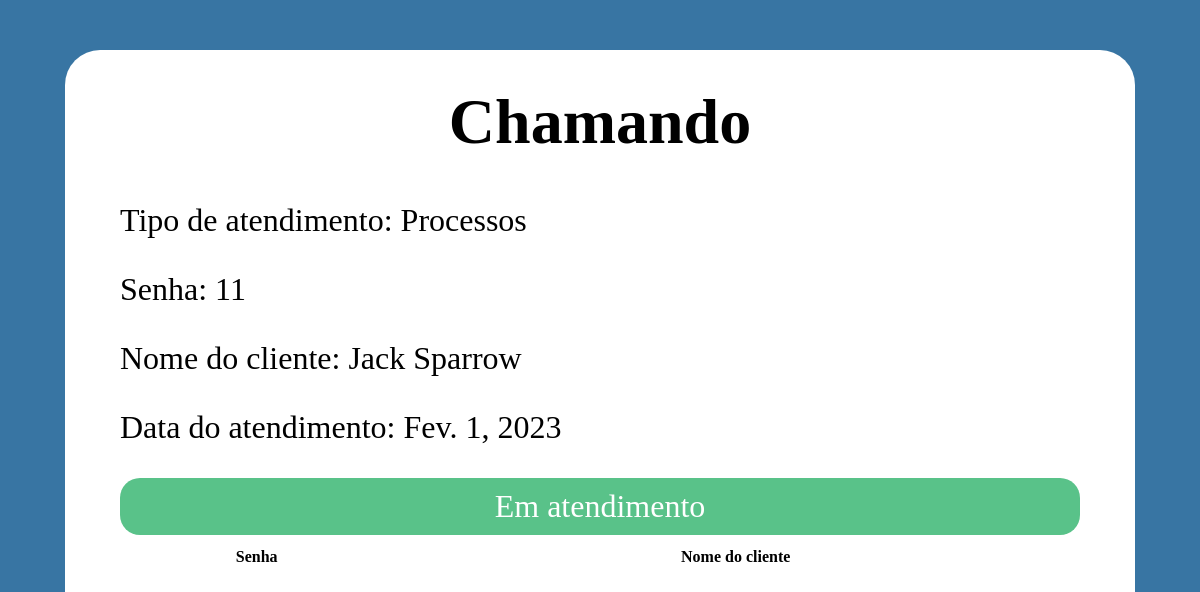
Before: /chamar-proxima-senha/ (signed in) with the older database file.
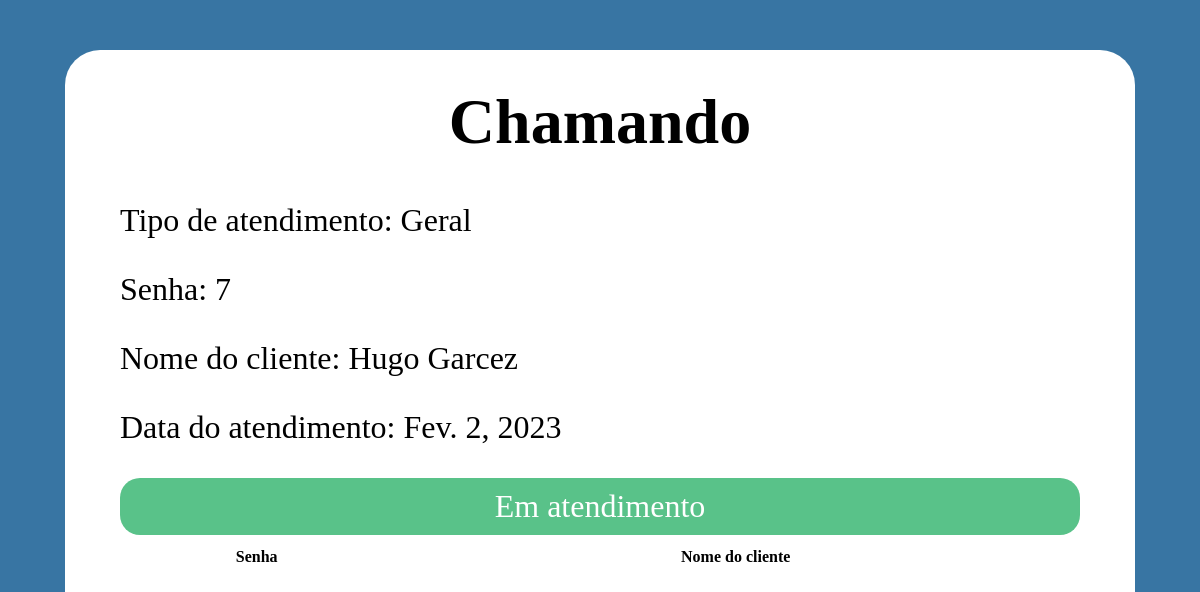
After: the same page with the newer database file.
### atendimento/models.py (models this page shows, shortened)
class Atendimento(models.Model):
    nome_cliente = models.CharField(max_length=255, verbose_name='Digite seu nome')
    data_atendimento = models.DateField(auto_now_add=True)
    status_atendimento = models.CharField(max_length=255, default='fila')
    numero_senha = models.IntegerField()
    atendente = models.ForeignKey(Atendente, on_delete=models.PROTECT, null=True,blank= True)
    tipo_atendimento = models.ForeignKey(TipoAtendimento, on_delete=models.CASCADE)

class TipoAtendimento(models.Model):
    prefixo = models.CharField(max_length=4)
    nome = models.CharField(max_length=100)
    descricao = models.CharField(max_length=255)

### atendimento/views.py (the view)
# urls.py: path('chamar-proxima-senha/', views.chamar_proxima_senha, name='chamar_proxima_senha'),
@login_required
def chamar_proxima_senha(request):
    atendente = Atendente.objects.get(user=request.user)
    try:
        senha_atual = Atendimento.objects.filter(status_atendimento='fila', tipo_atendimento = atendente.tipo_atendimento).order_by('data_atendimento').first()
        if not senha_atual:
            if atendente.tipo_atendimento.nome == 'Preferencial':
                senha_atual = Atendimento.objects.filter(status_atendimento='fila', tipo_atendimento__nome = 'Geral').order_by('data_atendimento').first()
            elif not atendente.tipo_atendimento.nome == "Processos":
                senha_atual = Atendimento.objects.filter(status_atendimento='fila', tipo_atendimento__nome='Preferencial').order_by('data_atendimento').first()
        else: print(senha_atual)
        senha_atual.status_atendimento = 'chamando'
        senha_atual.atendente = atendente
        senha_atual.save()
    except:
        senha_atual=Atendimento.objects.filter(status_atendimento='chamando', atendente=atendente).order_by('data_atendimento').first()
    return render(request, 'proxima_senha.html', {'senha': senha_atual, 'cabine': atendente.cabine})

### atendimento/templates/proxima_senha.html (shortened to what this page needs)
<div class"proxima-senha">
{% extends 'template.html' %}
{% block content %}
  {% if senha %}
  <h1>Chamando</h1>
  {% else %}
  <h1>Em espera</h1>
  {% endif %}
  <p>Tipo de atendimento: {{ senha.tipo_atendimento.nome }}</p>
  <p>Senha: {{ senha.numero_senha }}</p>
  <p>Nome do cliente: {{ senha.nome_cliente }}</p>
  <p>Data do atendimento: {{ senha.data_atendimento }}</p>
  {% if senha %}
  <a href="/em-atendimento/{{senha.id}}/{{prefixo}}">
    Em atendimento
  </a>
  {% else %}
  <a href="/chamar-proxima-senha/{{prefixo}}">
    Chamar próximo da fila
  </a>
  {% endif %}
  <div>
    <table>
      <thead>
        <tr>
          <th>Senha</th>
          <th>Nome do cliente</th>
        </tr>
      </thead>
    </table>
  </div>
{% endblock %}

### atendimento/templates/template.html (shortened to what this page needs)
<!DOCTYPE html>
<html lang="pt-br">
<head>
    <link rel="stylesheet" href="/static/css/style.css">
</head>
<body>
{% block content %}
{% endblock %}
</body>
</html>

### atendimento/static/css/style.css (style rules this page uses)
body { width: 80%; font-size: xx-large; background: #fff; padding: 55px; margin-left: auto; margin-right: auto; margin-top: 50px; margin-bottom: auto; border-radius: 35px 35px 0 35px; }
html { background: #3875a3; }
table { width: 100%; }
a { display: grid; padding: 10px 20px; background: #59c289; color: #fff; justify-content: center; border-radius: 20px; text-decoration: none; margin-bottom: 10px; }
h1 { text-align: center;margin-top: -20px; }

Changed rows visible on the page:
removed Atendimento: tipo_atendimento.nome "Processos", numero_senha "11", nome_cliente "Jack Sparrow", data_atendimento "Fev. 1, 2023"
added Atendimento: tipo_atendimento.nome "Geral", numero_senha "7", nome_cliente "Hugo Garcez", data_atendimento "Fev. 2, 2023"
